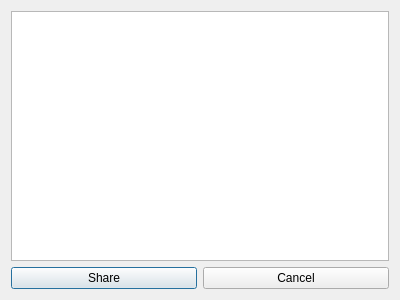
<?xml version="1.0" encoding="UTF-8"?>
<ui version="4.0">
 <class>Dialog</class>
 <widget class="QDialog" name="Dialog">
  <property name="geometry">
   <rect>
    <x>0</x>
    <y>0</y>
    <width>400</width>
    <height>300</height>
   </rect>
  </property>
  <property name="minimumSize">
   <size>
    <width>400</width>
    <height>300</height>
   </size>
  </property>
  <property name="maximumSize">
   <size>
    <width>400</width>
    <height>300</height>
   </size>
  </property>
  <property name="windowTitle">
   <string>Share Subject</string>
  </property>
  <layout class="QVBoxLayout" name="verticalLayout">
   <item>
    <widget class="QTreeView" name="treeSections"/>
   </item>
   <item>
    <layout class="QHBoxLayout" name="horizontalLayout">
     <item>
      <widget class="QPushButton" name="btnFinish">
       <property name="text">
        <string>Share</string>
       </property>
      </widget>
     </item>
     <item>
      <widget class="QPushButton" name="btnCancel">
       <property name="text">
        <string>Cancel</string>
       </property>
      </widget>
     </item>
    </layout>
   </item>
  </layout>
 </widget>
 <resources/>
 <connections/>
</ui>
